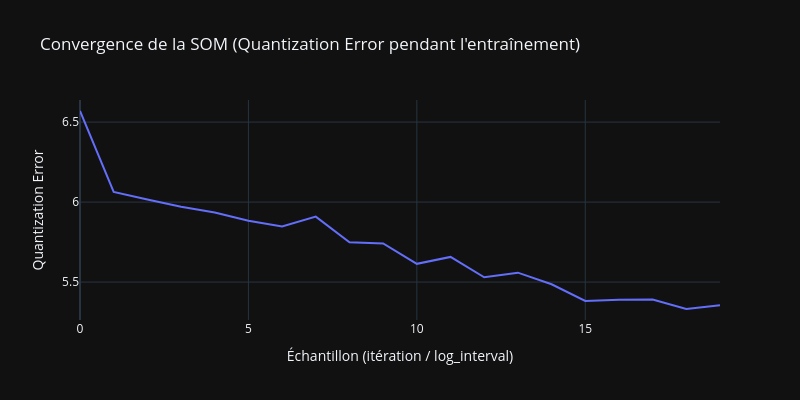

Source (notebook cell):
### Markdown cell above
## 4. Courbe de convergence

La quantization error est échantillonnée périodiquement pendant l'entraînement. La décroissance monotone confirme la convergence de l'algorithme.

### Code cell
fig = px.line(
    x=list(range(len(model.history_))),
    y=model.history_,
    labels=dict(x="Échantillon (itération / log_interval)", y="Quantization Error"),
    title="Convergence de la SOM (Quantization Error pendant l'entraînement)"
)
fig.update_layout(template="plotly_dark", width=800, height=400)
fig.show()

### Figure 1 — Plotly figure (JSON) as saved in the notebook; plotly's stock layout.template omitted (floating-point values rounded to 4 significant figures)
{"data": [{"hovertemplate": "Échantillon (itération / log_interval)=%{x}<br>Quantization Error=%{y}<extra></extra>", "legendgroup": "", "line": {"color": "#636efa", "dash": "solid"}, "marker": {"symbol": "circle"}, "mode": "lines", "name": "", "orientation": "v", "showlegend": false, "type": "scatter", "x": [0, 1, 2, 3, 4, 5, 6, 7, 8, 9, 10, 11, 12, 13, 14, 15, 16, 17, 18, 19], "xaxis": "x", "y": [6.569, 6.064, 6.016, 5.971, 5.934, 5.883, 5.848, 5.909, 5.749, 5.742, 5.614, 5.657, 5.53, 5.559, 5.486, 5.382, 5.39, 5.391, 5.332, 5.355], "yaxis": "y"}], "layout": {"height": 400, "legend": {"tracegroupgap": 0}, "title": {"text": "Convergence de la SOM (Quantization Error pendant l'entraînement)"}, "width": 800, "xaxis": {"anchor": "y", "domain": [0, 1], "title": {"text": "Échantillon (itération / log_interval)"}}, "yaxis": {"anchor": "x", "domain": [0, 1], "title": {"text": "Quantization Error"}}}}
